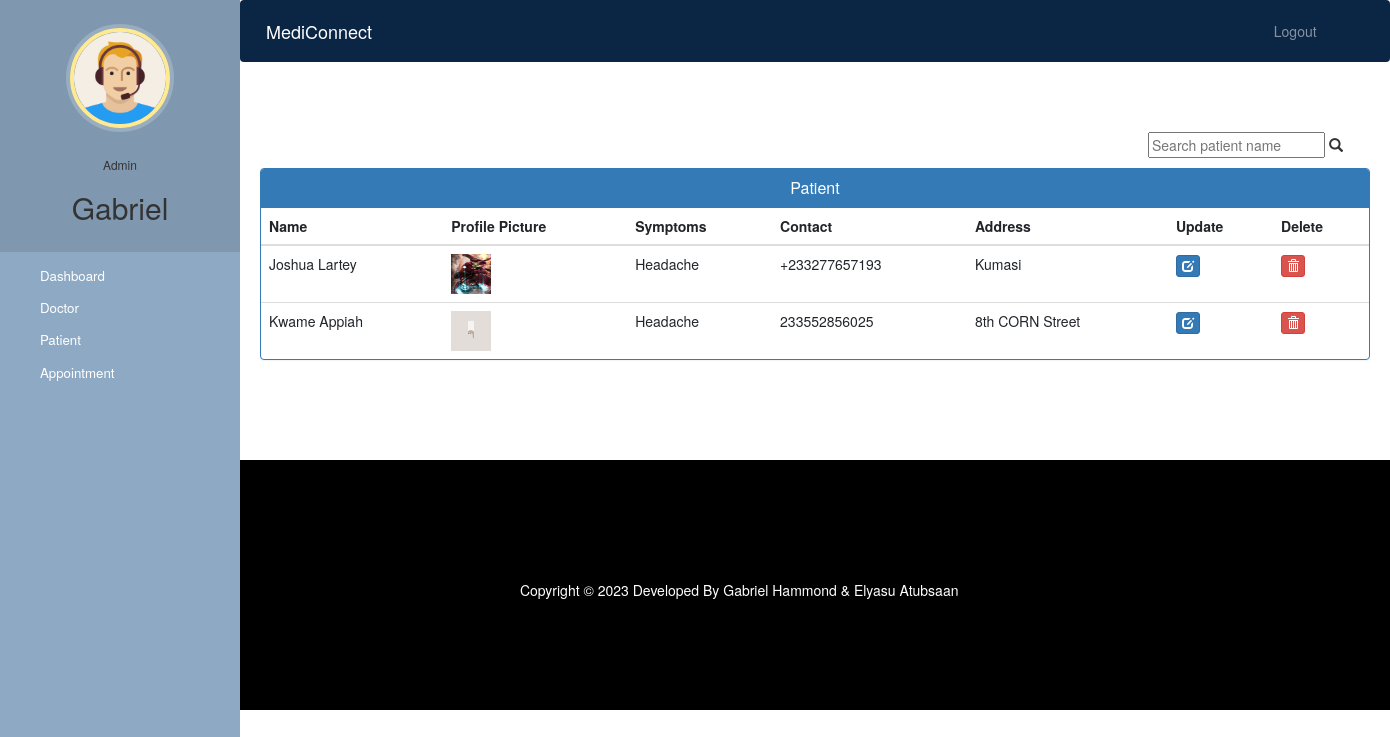
Page /admin-view-patient (signed in) on the earlier database version.
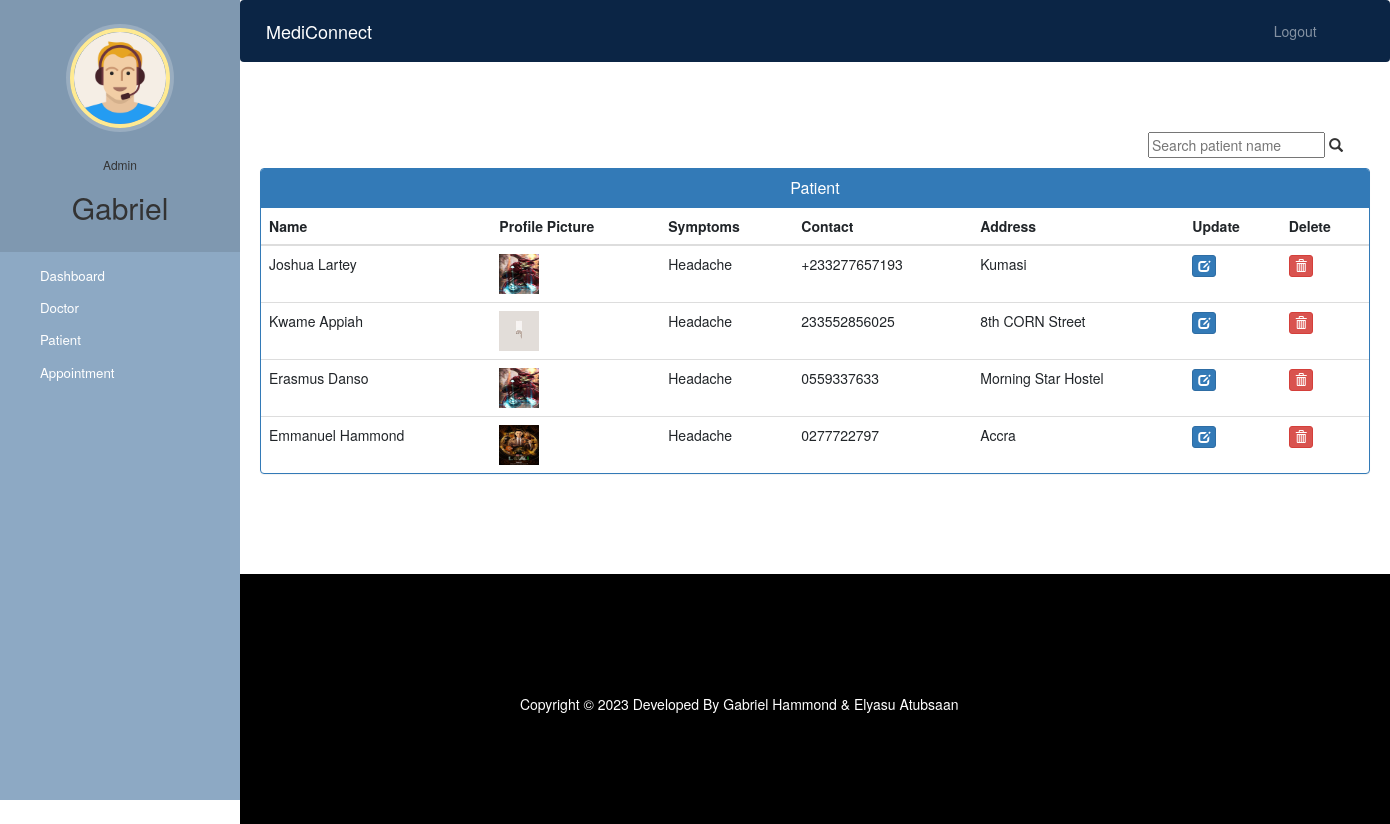
Same page on the later database version.
### hospital/models.py (models this page shows, shortened)
class Patient(models.Model):
    user=models.OneToOneField(User,on_delete=models.CASCADE)
    profile_pic= models.ImageField(upload_to='profile_pic/PatientProfilePic/',null=True, blank=True)
    address = models.CharField(max_length=40)
    mobile = models.CharField(max_length=20,null=False)
    symptoms = models.CharField(max_length=100,null=False)
    assignedDoctorId = models.PositiveIntegerField(null=True)
    admitDate=models.DateField(auto_now=True)
    status=models.BooleanField(default=False)
    @property
    def get_name(self):
        return self.user.first_name+" "+self.user.last_name
    def __str__(self):
        return self.user.first_name+" ("+self.symptoms+")"

### hospital/views.py (the view)
# urls.py: path('admin-view-patient', views.admin_view_patient_view,
@login_required(login_url='adminlogin')
@user_passes_test(is_admin)
def admin_view_patient_view(request):
    patients=models.Patient.objects.all().filter(status=True)
    print(patients,"----")
    return render(request,'hospital/admin_view_patient.html',{'patients':patients})

### hospital/views.py (called while the page is built)
def is_admin(user):
    return user.groups.filter(name='ADMIN').exists()

### templates/hospital/admin_view_patient.html (shortened to what this page needs)
{% extends 'hospital/admin_base.html' %} {% block content %} {% load static %}
<head>
  <link
    href="//netdna.bootstrapcdn.com/bootstrap/3.0.0/css/bootstrap.min.css"
    rel="stylesheet"
    id="bootstrap-css"
  />
</head>
<div class="container">
  <form
    class="search-container"
    action="{% url 'admin_view_patient' %}"
    method="get"
  >
    <input
      id="search-input"
      name="q"
      type="text"
      placeholder="Search patient name"
    />
    <span
      id="search-icon"
      class="glyphicon glyphicon-search search-icon"
    ></span>
  </form>
  <div class="panel panel-primary">
    <div class="panel-heading">
      <h6 class="panel-title">Patient</h6>
    </div>
    <table class="table table-hover" id="dev-table">
      <thead>
        <tr>
          <th>Name</th>
          <th>Profile Picture</th>
          <th>Symptoms</th>
          <th>Contact</th>
          <th>Address</th>
          <th>Update</th>
          <th>Delete</th>
        </tr>
      </thead>
      {% for p in patients %}
      <tr>
        <td>{{ p.get_name }}</td>
        <td>
          <img
            src="{% static p.profile_pic.url %}"
            alt="Profile Pic"
            height="40px"
            width="40px"
          />
        </td>
        <td>{{ p.symptoms }}</td>
        <td>{{ p.mobile }}</td>
        <td>{{ p.address }}</td>
        <td>
          <a
            class="btn btn-primary btn-xs"
            href="{% url 'update-patient' p.id %}"
            ><span class="glyphicon glyphicon-edit"></span
          ></a>
        </td>
        <td>
          <a
            class="btn btn-danger btn-xs"
            href="{% url 'delete-patient-from-hospital' p.id %}"
            ><span class="glyphicon glyphicon-trash"></span
          ></a>
        </td>
      </tr>
      {% endfor %}
    </table>
  </div>
</div>
{% endblock content %}

Differences in the rows shown:
added Patient: get_name "Erasmus Danso", profile_pic (picture), symptoms "Headache", mobile "0559337633", address "Morning Star Hostel"
added Patient: get_name "Emmanuel Hammond", profile_pic (picture), symptoms "Headache", mobile "0277722797", address "Accra"
